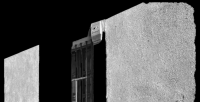
#> input picture assets/prep/portrait_ascii.png, 200 x 102 px
$ python make_ascii_svg.py
#> lines starting #> are read from the running program, lines starting #| are printed output that depends on the picture
#!/usr/bin/env python3
# -*- coding: utf-8 -*-
"""
make_ascii_svg.py
=================
Hazirlanmis gri tonlamali PNG'yi (assets/prep/portrait_ascii.png) alip
SMIL animasyonlu, monospace "daktilo efektiyle" yazilan bir ASCII SVG'sine
donusturur.

Cikti:
    avi-ascii.svg   (profil README'sinde kullanilir)

Efekt:
    * Her satir sirayla ortaya cikar (typewriter / daktilo)
    * Uzun bir <textPath> uzerinde startOffset animasyonu ile, gercek bir
      terminalin satir satir dokulmesi hissi verilir.
    * Her karakter icin ayri animasyon yoktur -> SVG hafif kalir, GitHub
      sorunsuz render eder.

Kullanim:
    python scripts/make_ascii_svg.py
    python scripts/make_ascii_svg.py --cols 100 --font-size 9 --color "#00ff9c"
"""

from __future__ import annotations

import argparse
import sys
from pathlib import Path

import cv2
import numpy as np

# --------------------------------------------------------------------------
# Sabitler
# --------------------------------------------------------------------------
ROOT = Path(__file__).resolve().parent.parent
INPUT_PNG = ROOT / "assets" / "prep" / "portrait_ascii.png"
OUTPUT_SVG = ROOT / "avi-ascii.svg"

# Karakter yogunlugu: soldan saga acik -> koyu
# (koyu bolgeler bosluga, aydinlik bolgeler '@' karakterine karsilik gelir)
ASCII_CHARS = " .:-=+*#%@"

# --------------------------------------------------------------------------
# Animasyon kontrol tokenlari (SMIL durdurma/oynatma icin)
# --------------------------------------------------------------------------
ANIM_BEGIN = (
    "0s;anim_typer.click+0s;"
    "anim_pause_all.click+0s;"
    "anim_resume_all.click+0s"
)


def die(msg: str) -> None:
    print("\n" + msg + "\n", file=sys.stderr)
    raise SystemExit(1)


# --------------------------------------------------------------------------
# 1) Goruntu -> ASCII matrisi
# --------------------------------------------------------------------------
def load_gray(path: Path) -> np.ndarray:
    if not path.exists():
        die(
            "HATA: 'assets/prep/portrait_ascii.png' bulunamadi!\n\n"
            "Once su komutu calistirmalisiniz:\n"
            "    python scripts/prep_photo.py\n\n"
            "Bu komut, 'source-photo.jpg' dosyasindan ASCII kaynagini uretir."
        )
    data = np.fromfile(str(path), dtype=np.uint8)
    img = cv2.imdecode(data, cv2.IMREAD_GRAYSCALE)
    if img is None:
        die(f"HATA: Goruntu okunamadi: {path}")
    return img


def gray_to_ascii(gray: np.ndarray, cols: int) -> list[str]:
    """Gri tonlamali goruntuyu ASCII karakter satirlarina cevirir."""
    h, w = gray.shape
    # Karakter hucreleri dikeyde daha uzun oldugu icin en-boy oranini duzelt
    CHAR_ASPECT = 0.50
    rows = max(1, int(cols * (h / w) * CHAR_ASPECT))

    # INTER_AREA: kucultmede en temiz sonucu verir (anti-aliasing)
    small = cv2.resize(gray, (cols, rows), interpolation=cv2.INTER_AREA)

    # Yerel kontrast: karakter dagilimini genisletir, siluet netlesir
    small = cv2.normalize(small, None, 0, 255, cv2.NORM_MINMAX)

    n = len(ASCII_CHARS)
    lines: list[str] = []
    for row in small:
        line = "".join(ASCII_CHARS[min(n - 1, int(v) * n // 256)] for v in row)
        # Sag taraftaki bosluklari kirp (SVG'yi kucultmek icin)
        lines.append(line.rstrip())
    return lines


# --------------------------------------------------------------------------
# 2) SVG uretimi
# --------------------------------------------------------------------------
def _xml_escape(text: str) -> str:
    return (
        text.replace("&", "&amp;")
        .replace("<", "&lt;")
        .replace(">", "&gt;")
        .replace('"', "&quot;")
    )


def build_svg(
    lines: list[str],
    font_size: float,
    color: str,
    bg: str,
    line_height: float,
    char_width: float,
    duration: float,
) -> str:
    """
    Her satir icin bir <text> elemanı üretir ve SMIL ile sirayla acar.

    Neden startOffset degil de
    satir bazli opacity + clip?
      -> GitHub'in SVG sanitizer'i bazi startOffset animasyonlarini kirpiyor.
         En saglam yontem: her satiri bir <g clip-path> icinde tutmak ve
         o grubun <rect> genisligini soldan saga animasyonla buyutmek.
         Bu, "daktilo" (character-by-character wipe) etkisi verir ve
         tum tarayicilarda calisir.
    """
    max_chars = max((len(l) for l in lines), default=1)
    width = max_chars * char_width + 2 * char_width
    height = len(lines) * line_height + line_height

    parts: list[str] = []
    parts.append(
        f'<svg xmlns="http://www.w3.org/2000/svg" '
        f'width="{width:.0f}" height="{height:.0f}" '
        f'viewBox="0 0 {width:.0f} {height:.0f}" '
        f'font-family="ui-monospace, SFMono-Regular, Menlo, Consolas, '
        f"'DejaVu Sans Mono', monospace\" "
        f'font-size="{font_size}" fill="{color}">'
    )

    # Arka plan
    parts.append(
        f'<rect x="0" y="0" width="{width:.0f}" height="{height:.0f}" '
        f'fill="{bg}" rx="6"/>'
    )

    # Kesif icin gizli (gorunmez) butonlar: pause / resume
    # (README icinde gomulu SVG'de tiklanamaz ama SMIL'in gecerli kalmasi icin tutulur)
    parts.append(
        '<rect id="anim_pause_all" width="1" height="1" opacity="0"/>\n'
        '<rect id="anim_resume_all" width="1" height="1" opacity="0"/>\n'
        '<rect id="anim_typer" width="1" height="1" opacity="0"/>'
    )

    n = len(lines)
    for i, line in enumerate(lines):
        if not line:
            continue

        y = line_height * (i + 1)
        line_w = len(line) * char_width + char_width

        # Her satir kendi clip alanina sahip; alan soldan saga acilir.
        clip_id = f"tsclip{i}"
        begin = i * (duration / max(1, n))
        dur = duration / max(1, n)

        parts.append(f'<clipPath id="{clip_id}">')
        parts.append(
            f'<rect x="0" y="{y - line_height:.2f}" width="0" '
            f'height="{line_height:.2f}">'
        )
        # Genisligi 2*dur boyunca soldan saga buyut; sonra sabit kal
        parts.append(
            f'<animate attributeName="width" '
            f'from="0" to="{line_w:.2f}" '
            f'begin="{begin:.2f}s" dur="{dur:.2f}s" '
            f'fill="freeze" calcMode="spline" '
            f'keySplines="0.4 0 0.2 1"/>'
        )
        parts.append("</rect></clipPath>")

        parts.append(
            f'<text x="{char_width:.2f}" y="{y:.2f}" '
            f'clip-path="url(#{clip_id})" '
            f'xml:space="preserve">{_xml_escape(line)}</text>'
        )

    # Sonsuz dongude imlec (blok) yanip sonmesi
    parts.append(
        f'<rect x="{char_width:.2f}" y="{height - line_height:.2f}" '
        f'width="{char_width:.2f}" height="{font_size * 1.05:.2f}" '
        f'fill="{color}">'
        f'<animate attributeName="opacity" values="1;0;1" '
        f'dur="1.1s" repeatCount="indefinite"/>'
        f"</rect>"
    )

    parts.append("</svg>")
    return "\n".join(parts)


# --------------------------------------------------------------------------
# main
# --------------------------------------------------------------------------
def main() -> int:
    ap = argparse.ArgumentParser(description="ASCII portreyi animasyonlu SVG'ye cevir")
    ap.add_argument("--cols", type=int, default=88, help="ASCII karakter sutun sayisi")
    ap.add_argument("--font-size", type=float, default=10.0, help="Font boyutu (px)")
    ap.add_argument("--color", default="#00ff9c", help="Metin rengi")
    ap.add_argument("--bg", default="#0d1117", help="Arka plan rengi")
    ap.add_argument("--duration", type=float, default=3.0, help="Toplam yazma suresi (sn)")
    ap.add_argument("--output", default=str(OUTPUT_SVG), help="Cikti SVG yolu")
    args = ap.parse_args()

    print("\n=== tugberkcem | make_ascii_svg.py ===\n")

    gray = load_gray(INPUT_PNG)
#> in load_gray, img is the input picture: shape (102, 200); min 0, max 242, mean 95.2
    lines = gray_to_ascii(gray, cols=args.cols)
#> in gray_to_ascii, `small = cv2.resize(gray, (cols, rows), interpolation=cv2.INTER_AREA)`:
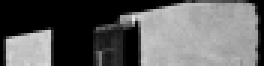
#> small: shape (22, 88) (shown 3 times larger); min 0, max 231, mean 95.2
#> in gray_to_ascii, `small = cv2.normalize(small, None, 0, 255, cv2.NORM_MINMAX)`:
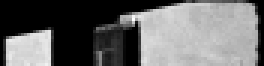
#> small: shape (22, 88) (shown 3 times larger); min 0, max 255, mean 105.1
#> the loop in gray_to_ascii, `for row in small:` made 22 passes
#> after the loop in gray_to_ascii, `for row in small:`: lines = 22 items
#> lines = 22 items
    print(f"  ASCII matrisi : {len(lines)} satir x {args.cols} sutun")
#|   ASCII matrisi : 22 satir x 88 sutun

    # Monospace fontta karakter genisligi ~ font-size * 0.60
    char_width = args.font_size * 0.60
    line_height = args.font_size * 1.06

    svg = build_svg(
        lines=lines,
        font_size=args.font_size,
        color=args.color,
        bg=args.bg,
        line_height=line_height,
        char_width=char_width,
        duration=args.duration,
    )
#> in build_svg, `max_chars = max((len(l) for l in lines), default=1)`: max_chars = 87
#> in build_svg, `width = max_chars * char_width + 2 * char_width`: width = 534
#> in build_svg, `height = len(lines) * line_height + line_height`: height = 243.8
#> in build_svg, `n = len(lines)`: n = 22
#> the loop in build_svg, `for i, line in enumerate(lines):` made 22 passes
#> (y, line_w, clip_id, begin) on passes 1 to 12: (10.6, 504, 'tsclip0', 0), (21.2, 516, 'tsclip1', 0.136), (31.8, 522, 'tsclip2', 0.273), (42.4, 522, 'tsclip3', 0.409), (53, 522, 'tsclip4', 0.545), (63.6, 522, 'tsclip5', 0.682), (74.2, 528, 'tsclip6', 0.818), (84.8, 528, 'tsclip7', 0.955), (95.4, 522, 'tsclip8', 1.09), (106, 522, 'tsclip9', 1.23), (116.6, 522, 'tsclip10', 1.36), (127.2, 528, 'tsclip11', 1.5)
#> after the loop in build_svg, `for i, line in enumerate(lines):`: parts = 113 items

    out = Path(args.output)
    out.write_text(svg, encoding="utf-8")
    size_kb = out.stat().st_size / 1024
    print(f"  Cikti         : {out.name}  ({size_kb:.1f} KB)")
    print("\n  Bitti! SVG'yi tarayicida acip animasyonu kontrol edebilirsiniz.\n")
    return 0


if __name__ == "__main__":
    raise SystemExit(main())
#> (the program exits here)

$ run again, with assets/prep/portrait_cut.png copied over assets/prep/portrait_ascii.png
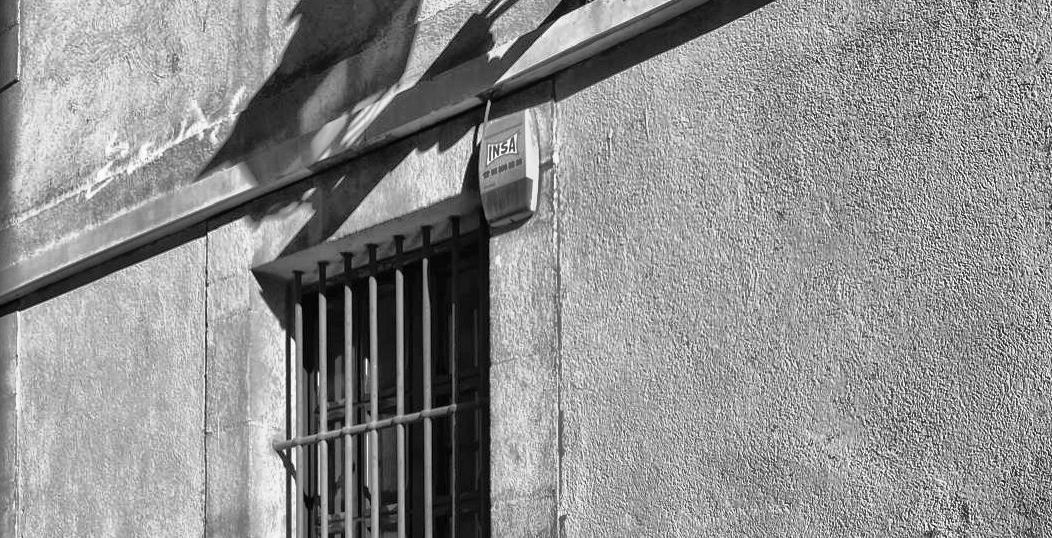
#> input picture assets/prep/portrait_cut.png, 1052 x 538 px
#> in load_gray, img is the input picture: shape (538, 1052); min 0, max 252, mean 142.2
#> in gray_to_ascii, `small = cv2.resize(gray, (cols, rows), interpolation=cv2.INTER_AREA)`:
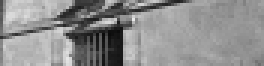
#> small: shape (22, 88) (shown 3 times larger); min 11, max 231, mean 142.2
#> the loop in gray_to_ascii, `for row in small:` made 22 passes
#> after the loop in gray_to_ascii, `for row in small:`: lines = 22 items
#|   ASCII matrisi : 22 satir x 88 sutun
#> max_chars = 88
#> width = 540
#> height = 243.8
#> n = 22
#> the loop in build_svg, `for i, line in enumerate(lines):` made 22 passes
#> (y, clip_id, begin) on passes 1 to 8: (10.6, 'tsclip0', 0), (21.2, 'tsclip1', 0.136), (31.8, 'tsclip2', 0.273), (42.4, 'tsclip3', 0.409), (53, 'tsclip4', 0.545), (63.6, 'tsclip5', 0.682), (74.2, 'tsclip6', 0.818), (84.8, 'tsclip7', 0.955)
#> after the loop in build_svg, `for i, line in enumerate(lines):`: parts = 113 items
